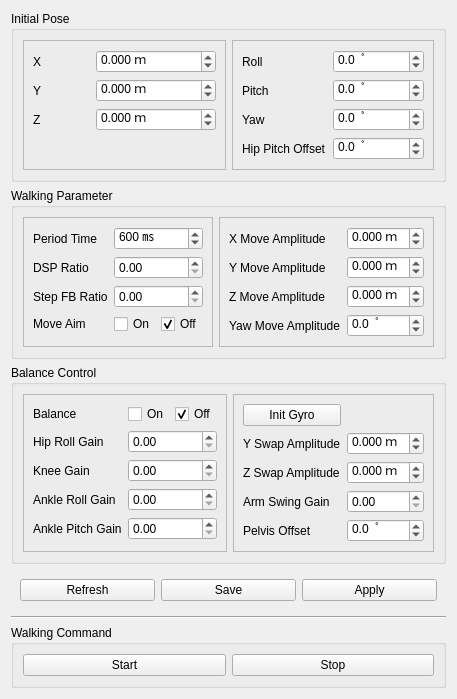
         <widget class="QWidget" name="tab_walking_module">
          <property name="enabled">
           <bool>true</bool>
          </property>
          <attribute name="title">
           <string>Walking</string>
          </attribute>
          <layout class="QVBoxLayout" name="verticalLayout_5">
           <item>
            <widget class="QGroupBox" name="groupBox_init_pose">
             <property name="title">
              <string>Initial Pose</string>
             </property>
             <layout class="QHBoxLayout" name="horizontalLayout_3">
              <item>
               <widget class="QFrame" name="frame_2">
                <property name="frameShape">
                 <enum>QFrame::StyledPanel</enum>
                </property>
                <property name="frameShadow">
                 <enum>QFrame::Raised</enum>
                </property>
                <layout class="QGridLayout" name="gridLayout_4">
                 <item row="2" column="1" colspan="2">
                  <widget class="QDoubleSpinBox" name="dSpinBox_init_offset_z">
                   <property name="suffix">
                    <string extracomment="m"> ｍ</string>
                   </property>
                   <property name="decimals">
                    <number>3</number>
                   </property>
                   <property name="minimum">
                    <double>-1.000000000000000</double>
                   </property>
                   <property name="maximum">
                    <double>1.000000000000000</double>
                   </property>
                   <property name="singleStep">
                    <double>0.001000000000000</double>
                   </property>
                   <property name="value">
                    <double>0.000000000000000</double>
                   </property>
                  </widget>
                 </item>
                 <item row="2" column="0">
                  <widget class="QLabel" name="label_13">
                   <property name="text">
                    <string>Z</string>
                   </property>
                  </widget>
                 </item>
                 <item row="0" column="1" colspan="2">
                  <widget class="QDoubleSpinBox" name="dSpinBox_init_offset_x">
                   <property name="suffix">
                    <string extracomment="m"> ｍ</string>
                   </property>
                   <property name="decimals">
                    <number>3</number>
                   </property>
                   <property name="minimum">
                    <double>-1.000000000000000</double>
                   </property>
                   <property name="maximum">
                    <double>1.000000000000000</double>
                   </property>
                   <property name="singleStep">
                    <double>0.001000000000000</double>
                   </property>
                   <property name="value">
                    <double>0.000000000000000</double>
                   </property>
                  </widget>
                 </item>
                 <item row="1" column="1" colspan="2">
                  <widget class="QDoubleSpinBox" name="dSpinBox_init_offset_y">
                   <property name="suffix">
                    <string extracomment="m"> ｍ</string>
                   </property>
                   <property name="decimals">
                    <number>3</number>
                   </property>
                   <property name="minimum">
                    <double>-1.000000000000000</double>
                   </property>
                   <property name="maximum">
                    <double>1.000000000000000</double>
                   </property>
                   <property name="singleStep">
                    <double>0.001000000000000</double>
                   </property>
                   <property name="value">
                    <double>0.000000000000000</double>
                   </property>
                  </widget>
                 </item>
                 <item row="0" column="0">
                  <widget class="QLabel" name="label_11">
                   <property name="text">
                    <string>X</string>
                   </property>
                  </widget>
                 </item>
                 <item row="1" column="0">
                  <widget class="QLabel" name="label_12">
                   <property name="text">
                    <string>Y</string>
                   </property>
                  </widget>
                 </item>
                 <item row="3" column="0">
                  <widget class="QLabel" name="label_34">
                   <property name="text">
                    <string/>
                   </property>
                  </widget>
                 </item>
                </layout>
               </widget>
              </item>
              <item>
               <widget class="QFrame" name="frame">
                <property name="frameShape">
                 <enum>QFrame::StyledPanel</enum>
                </property>
                <property name="frameShadow">
                 <enum>QFrame::Raised</enum>
                </property>
                <layout class="QGridLayout" name="gridLayout_8">
                 <item row="0" column="1" colspan="2">
                  <widget class="QDoubleSpinBox" name="dSpinBox_init_offset_roll">
                   <property name="suffix">
                    <string>  ﾟ</string>
                   </property>
                   <property name="decimals">
                    <number>1</number>
                   </property>
                   <property name="minimum">
                    <double>-180.000000000000000</double>
                   </property>
                   <property name="maximum">
                    <double>180.000000000000000</double>
                   </property>
                  </widget>
                 </item>
                 <item row="1" column="1" colspan="2">
                  <widget class="QDoubleSpinBox" name="dSpinBox_init_offset_pitch">
                   <property name="suffix">
                    <string>  ﾟ</string>
                   </property>
                   <property name="decimals">
                    <number>1</number>
                   </property>
                   <property name="minimum">
                    <double>-180.000000000000000</double>
                   </property>
                   <property name="maximum">
                    <double>180.000000000000000</double>
                   </property>
                  </widget>
                 </item>
                 <item row="0" column="0">
                  <widget class="QLabel" name="label_10">
                   <property name="text">
                    <string>Roll</string>
                   </property>
                  </widget>
                 </item>
                 <item row="2" column="0">
                  <widget class="QLabel" name="label_15">
                   <property name="text">
                    <string>Yaw</string>
                   </property>
                  </widget>
                 </item>
                 <item row="1" column="0">
                  <widget class="QLabel" name="label_14">
                   <property name="text">
                    <string>Pitch</string>
                   </property>
                  </widget>
                 </item>
                 <item row="2" column="1" colspan="2">
                  <widget class="QDoubleSpinBox" name="dSpinBox_init_offset_yaw">
                   <property name="suffix">
                    <string>  ﾟ</string>
                   </property>
                   <property name="decimals">
                    <number>1</number>
                   </property>
                   <property name="minimum">
                    <double>-180.000000000000000</double>
                   </property>
                   <property name="maximum">
                    <double>180.000000000000000</double>
                   </property>
                  </widget>
                 </item>
                 <item row="3" column="0">
                  <widget class="QLabel" name="label_33">
                   <property name="text">
                    <string>Hip Pitch Offset</string>
                   </property>
                  </widget>
                 </item>
                 <item row="3" column="1" colspan="2">
                  <widget class="QDoubleSpinBox" name="dSpinBox_hip_pitch_offset">
                   <property name="suffix">
                    <string>  ﾟ</string>
                   </property>
                   <property name="decimals">
                    <number>1</number>
                   </property>
                   <property name="minimum">
                    <double>-180.000000000000000</double>
                   </property>
                   <property name="maximum">
                    <double>180.000000000000000</double>
                   </property>
                   <property name="value">
                    <double>0.000000000000000</double>
                   </property>
                  </widget>
                 </item>
                </layout>
               </widget>
              </item>
             </layout>
            </widget>
           </item>
           <item>
            <widget class="QGroupBox" name="groupBox_walking_param">
             <property name="title">
              <string>Walking Parameter</string>
             </property>
             <layout class="QHBoxLayout" name="horizontalLayout_4">
              <item>
               <widget class="QFrame" name="frame_3">
                <property name="frameShape">
                 <enum>QFrame::StyledPanel</enum>
                </property>
                <property name="frameShadow">
                 <enum>QFrame::Raised</enum>
                </property>
                <layout class="QGridLayout" name="gridLayout_9">
                 <item row="0" column="0">
                  <widget class="QLabel" name="label_16">
                   <property name="text">
                    <string>Period Time</string>
                   </property>
                  </widget>
                 </item>
                 <item row="1" column="0">
                  <widget class="QLabel" name="label_18">
                   <property name="text">
                    <string>DSP Ratio</string>
                   </property>
                  </widget>
                 </item>
                 <item row="2" column="0">
                  <widget class="QLabel" name="label_19">
                   <property name="text">
                    <string>Step FB Ratio</string>
                   </property>
                  </widget>
                 </item>
                 <item row="3" column="0">
                  <widget class="QLabel" name="label_23">
                   <property name="text">
                    <string>Move Aim</string>
                   </property>
                  </widget>
                 </item>
                 <item row="3" column="1">
                  <widget class="QCheckBox" name="checkBox_move_aim_on">
                   <property name="text">
                    <string>On</string>
                   </property>
                   <attribute name="buttonGroup">
                    <string notr="true">buttonGroup_move_aim_on</string>
                   </attribute>
                  </widget>
                 </item>
                 <item row="3" column="2">
                  <widget class="QCheckBox" name="checkBox_move_aim_off">
                   <property name="text">
                    <string>Off</string>
                   </property>
                   <property name="checked">
                    <bool>true</bool>
                   </property>
                   <attribute name="buttonGroup">
                    <string notr="true">buttonGroup_move_aim_on</string>
                   </attribute>
                  </widget>
                 </item>
                 <item row="2" column="1" colspan="2">
                  <widget class="QDoubleSpinBox" name="dSpinBox_step_fb_ratio">
                   <property name="maximum">
                    <double>1.000000000000000</double>
                   </property>
                   <property name="singleStep">
                    <double>0.100000000000000</double>
                   </property>
                   <property name="value">
                    <double>0.000000000000000</double>
                   </property>
                  </widget>
                 </item>
                 <item row="1" column="1" colspan="2">
                  <widget class="QDoubleSpinBox" name="dSpinBox_dsp_ratio">
                   <property name="maximum">
                    <double>1.000000000000000</double>
                   </property>
                   <property name="singleStep">
                    <double>0.100000000000000</double>
                   </property>
                   <property name="value">
                    <double>0.000000000000000</double>
                   </property>
                  </widget>
                 </item>
                 <item row="0" column="1" colspan="2">
                  <widget class="QDoubleSpinBox" name="dSpinBox_period_time">
                   <property name="suffix">
                    <string> ㎳</string>
                   </property>
                   <property name="decimals">
                    <number>0</number>
                   </property>
                   <property name="maximum">
                    <double>5000.000000000000000</double>
                   </property>
                   <property name="singleStep">
                    <double>10.000000000000000</double>
                   </property>
                   <property name="value">
                    <double>600.000000000000000</double>
                   </property>
                  </widget>
                 </item>
                </layout>
               </widget>
              </item>
              <item>
               <widget class="QFrame" name="frame_4">
                <property name="frameShape">
                 <enum>QFrame::StyledPanel</enum>
                </property>
                <property name="frameShadow">
                 <enum>QFrame::Raised</enum>
                </property>
                <layout class="QGridLayout" name="gridLayout_10">
                 <item row="0" column="0">
                  <widget class="QLabel" name="label_17">
                   <property name="text">
                    <string>X Move Amplitude</string>
                   </property>
                  </widget>
                 </item>
                 <item row="2" column="0">
                  <widget class="QLabel" name="label_21">
                   <property name="text">
                    <string>Z Move Amplitude</string>
                   </property>
                  </widget>
                 </item>
                 <item row="1" column="0">
                  <widget class="QLabel" name="label_20">
                   <property name="text">
                    <string>Y Move Amplitude</string>
                   </property>
                  </widget>
                 </item>
                 <item row="0" column="1">
                  <widget class="QDoubleSpinBox" name="dSpinBox_x_move_amplitude">
                   <property name="suffix">
                    <string> ｍ</string>
                   </property>
                   <property name="decimals">
                    <number>3</number>
                   </property>
                   <property name="minimum">
                    <double>-1.000000000000000</double>
                   </property>
                   <property name="maximum">
                    <double>1.000000000000000</double>
                   </property>
                   <property name="singleStep">
                    <double>0.001000000000000</double>
                   </property>
                  </widget>
                 </item>
                 <item row="3" column="0">
                  <widget class="QLabel" name="label_22">
                   <property name="text">
                    <string>Yaw Move Amplitude</string>
                   </property>
                  </widget>
                 </item>
                 <item row="1" column="1">
                  <widget class="QDoubleSpinBox" name="dSpinBox_y_move_amplitude">
                   <property name="suffix">
                    <string> ｍ</string>
                   </property>
                   <property name="decimals">
                    <number>3</number>
                   </property>
                   <property name="minimum">
                    <double>-1.000000000000000</double>
                   </property>
                   <property name="maximum">
                    <double>1.000000000000000</double>
                   </property>
                   <property name="singleStep">
                    <double>0.001000000000000</double>
                   </property>
                  </widget>
                 </item>
                 <item row="2" column="1">
                  <widget class="QDoubleSpinBox" name="dSpinBox_z_move_amplitude">
                   <property name="suffix">
                    <string> ｍ</string>
                   </property>
                   <property name="decimals">
                    <number>3</number>
                   </property>
                   <property name="minimum">
                    <double>-1.000000000000000</double>
                   </property>
                   <property name="maximum">
                    <double>1.000000000000000</double>
                   </property>
                   <property name="singleStep">
                    <double>0.001000000000000</double>
                   </property>
                   <property name="value">
                    <double>0.000000000000000</double>
                   </property>
                  </widget>
                 </item>
                 <item row="3" column="1">
                  <widget class="QDoubleSpinBox" name="dSpinBox_a_move_amplitude">
                   <property name="suffix">
                    <string>  ﾟ</string>
                   </property>
                   <property name="decimals">
                    <number>1</number>
                   </property>
                   <property name="minimum">
                    <double>-180.000000000000000</double>
                   </property>
                   <property name="maximum">
                    <double>180.000000000000000</double>
                   </property>
                  </widget>
                 </item>
                </layout>
               </widget>
              </item>
             </layout>
            </widget>
           </item>
           <item>
            <widget class="QGroupBox" name="groupBox_balance_control">
             <property name="title">
              <string>Balance Control</string>
             </property>
             <layout class="QGridLayout" name="gridLayout_12">
              <item row="0" column="0">
               <widget class="QFrame" name="frame_5">
                <property name="frameShape">
                 <enum>QFrame::StyledPanel</enum>
                </property>
                <property name="frameShadow">
                 <enum>QFrame::Raised</enum>
                </property>
                <layout class="QGridLayout" name="gridLayout_11">
                 <item row="1" column="0">
                  <widget class="QLabel" name="label_24">
                   <property name="text">
                    <string>Hip Roll Gain</string>
                   </property>
                  </widget>
                 </item>
                 <item row="0" column="1">
                  <widget class="QCheckBox" name="checkBox_balance_on">
                   <property name="text">
                    <string>On</string>
                   </property>
                   <attribute name="buttonGroup">
                    <string notr="true">buttonGroup_balance</string>
                   </attribute>
                  </widget>
                 </item>
                 <item row="0" column="0">
                  <widget class="QLabel" name="label_26">
                   <property name="text">
                    <string>Balance</string>
                   </property>
                  </widget>
                 </item>
                 <item row="0" column="2">
                  <widget class="QCheckBox" name="checkBox_balance_off">
                   <property name="text">
                    <string>Off</string>
                   </property>
                   <property name="checked">
                    <bool>true</bool>
                   </property>
                   <attribute name="buttonGroup">
                    <string notr="true">buttonGroup_balance</string>
                   </attribute>
                  </widget>
                 </item>
                 <item row="2" column="0">
                  <widget class="QLabel" name="label_25">
                   <property name="text">
                    <string>Knee Gain</string>
                   </property>
                  </widget>
                 </item>
                 <item row="3" column="0">
                  <widget class="QLabel" name="label_27">
                   <property name="text">
                    <string>Ankle Roll Gain</string>
                   </property>
                  </widget>
                 </item>
                 <item row="4" column="0">
                  <widget class="QLabel" name="label_28">
                   <property name="text">
                    <string>Ankle Pitch Gain</string>
                   </property>
                  </widget>
                 </item>
                 <item row="1" column="1" colspan="2">
                  <widget class="QDoubleSpinBox" name="dSpinBox_hip_roll_gain">
                   <property name="maximum">
                    <double>1.000000000000000</double>
                   </property>
                   <property name="singleStep">
                    <double>0.100000000000000</double>
                   </property>
                   <property name="value">
                    <double>0.000000000000000</double>
                   </property>
                  </widget>
                 </item>
                 <item row="2" column="1" colspan="2">
                  <widget class="QDoubleSpinBox" name="dSpinBox_knee_gain">
                   <property name="maximum">
                    <double>1.000000000000000</double>
                   </property>
                   <property name="singleStep">
                    <double>0.100000000000000</double>
                   </property>
                   <property name="value">
                    <double>0.000000000000000</double>
                   </property>
                  </widget>
                 </item>
                 <item row="3" column="1" colspan="2">
                  <widget class="QDoubleSpinBox" name="dSpinBox_ankle_roll_gain">
                   <property name="maximum">
                    <double>1.000000000000000</double>
                   </property>
                   <property name="singleStep">
                    <double>0.100000000000000</double>
                   </property>
                   <property name="value">
                    <double>0.000000000000000</double>
                   </property>
                  </widget>
                 </item>
                 <item row="4" column="1" colspan="2">
                  <widget class="QDoubleSpinBox" name="dSpinBox_ankle_pitch_gain">
                   <property name="maximum">
                    <double>1.000000000000000</double>
                   </property>
                   <property name="singleStep">
                    <double>0.100000000000000</double>
                   </property>
                   <property name="value">
                    <double>0.000000000000000</double>
                   </property>
                  </widget>
                 </item>
                </layout>
               </widget>
              </item>
              <item row="0" column="1">
               <widget class="QFrame" name="frame_6">
                <property name="frameShape">
                 <enum>QFrame::StyledPanel</enum>
                </property>
                <property name="frameShadow">
                 <enum>QFrame::Raised</enum>
                </property>
                <layout class="QGridLayout" name="gridLayout_13">
                 <item row="4" column="0">
                  <widget class="QLabel" name="label_31">
                   <property name="text">
                    <string>Arm Swing Gain</string>
                   </property>
                  </widget>
                 </item>
                 <item row="5" column="0">
                  <widget class="QLabel" name="label_32">
                   <property name="text">
                    <string>Pelvis Offset</string>
                   </property>
                  </widget>
                 </item>
                 <item row="2" column="0">
                  <widget class="QLabel" name="label_29">
                   <property name="text">
                    <string>Y Swap Amplitude</string>
                   </property>
                  </widget>
                 </item>
                 <item row="3" column="1">
                  <widget class="QDoubleSpinBox" name="dSpinBox_z_swap_amplitude">
                   <property name="suffix">
                    <string> ｍ</string>
                   </property>
                   <property name="decimals">
                    <number>3</number>
                   </property>
                   <property name="minimum">
                    <double>-1.000000000000000</double>
                   </property>
                   <property name="maximum">
                    <double>1.000000000000000</double>
                   </property>
                   <property name="singleStep">
                    <double>0.001000000000000</double>
                   </property>
                   <property name="value">
                    <double>0.000000000000000</double>
                   </property>
                  </widget>
                 </item>
                 <item row="4" column="1">
                  <widget class="QDoubleSpinBox" name="dSpinBox_arm_swing_gain">
                   <property name="maximum">
                    <double>2.000000000000000</double>
                   </property>
                   <property name="singleStep">
                    <double>0.100000000000000</double>
                   </property>
                   <property name="value">
                    <double>0.000000000000000</double>
                   </property>
                  </widget>
                 </item>
                 <item row="3" column="0">
                  <widget class="QLabel" name="label_30">
                   <property name="text">
                    <string>Z Swap Amplitude</string>
                   </property>
                  </widget>
                 </item>
                 <item row="2" column="1">
                  <widget class="QDoubleSpinBox" name="dSpinBox_y_swap_amplitude">
                   <property name="suffix">
                    <string> ｍ</string>
                   </property>
                   <property name="decimals">
                    <number>3</number>
                   </property>
                   <property name="minimum">
                    <double>-1.000000000000000</double>
                   </property>
                   <property name="maximum">
                    <double>1.000000000000000</double>
                   </property>
                   <property name="singleStep">
                    <double>0.001000000000000</double>
                   </property>
                   <property name="value">
                    <double>0.000000000000000</double>
                   </property>
                  </widget>
                 </item>
                 <item row="5" column="1">
                  <widget class="QDoubleSpinBox" name="dSpinBox_pelvis_offset">
                   <property name="suffix">
                    <string>  ﾟ</string>
                   </property>
                   <property name="decimals">
                    <number>1</number>
                   </property>
                   <property name="minimum">
                    <double>-180.000000000000000</double>
                   </property>
                   <property name="maximum">
                    <double>180.000000000000000</double>
                   </property>
                   <property name="value">
                    <double>0.000000000000000</double>
                   </property>
                  </widget>
                 </item>
                 <item row="0" column="0">
                  <widget class="QPushButton" name="button_init_gyro">
                   <property name="text">
                    <string>Init Gyro</string>
                   </property>
                  </widget>
                 </item>
                </layout>
               </widget>
              </item>
             </layout>
            </widget>
           </item>
           <item>
            <widget class="QWidget" name="widget" native="true">
             <layout class="QHBoxLayout" name="horizontalLayout_7">
              <item>
               <widget class="QPushButton" name="button_param_refresh">
                <property name="text">
                 <string>Refresh</string>
                </property>
               </widget>
              </item>
              <item>
               <widget class="QPushButton" name="button_param_save">
                <property name="text">
                 <string>Save</string>
                </property>
               </widget>
              </item>
              <item>
               <widget class="QPushButton" name="button_param_apply">
                <property name="text">
                 <string>Apply</string>
                </property>
                <property name="shortcut">
                 <string>\</string>
                </property>
               </widget>
              </item>
             </layout>
            </widget>
           </item>
           <item>
            <widget class="Line" name="line_5">
             <property name="orientation">
              <enum>Qt::Horizontal</enum>
             </property>
            </widget>
           </item>
           <item>
            <widget class="QGroupBox" name="groupBox_walking_command">
             <property name="title">
              <string>Walking Command</string>
             </property>
             <layout class="QHBoxLayout" name="horizontalLayout">
              <item>
               <widget class="QPushButton" name="button_walking_start">
                <property name="text">
                 <string>Start</string>
                </property>
                <property name="shortcut">
                 <string>F12</string>
                </property>
               </widget>
              </item>
              <item>
               <widget class="QPushButton" name="button_walking_stop">
                <property name="text">
                 <string>Stop</string>
                </property>
                <property name="shortcut">
                 <string>Esc</string>
                </property>
               </widget>
              </item>
             </layout>
            </widget>
           </item>
          </layout>
         </widget>
